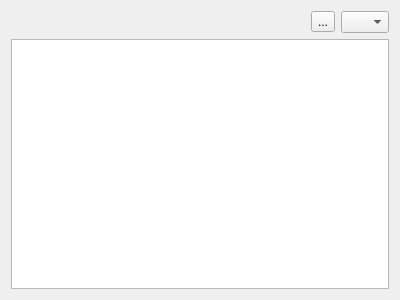
<?xml version="1.0" encoding="UTF-8"?>
<ui version="4.0">
 <class>ZoomableChartWidget</class>
 <widget class="QWidget" name="ZoomableChartWidget">
  <property name="geometry">
   <rect>
    <x>0</x>
    <y>0</y>
    <width>400</width>
    <height>300</height>
   </rect>
  </property>
  <property name="windowTitle">
   <string/>
  </property>
  <layout class="QGridLayout" name="gridLayout">
   <item row="0" column="0">
    <layout class="QHBoxLayout" name="horizontalLayoutToolbar">
     <item>
      <spacer name="horizontalSpacer">
       <property name="orientation">
        <enum>Qt::Horizontal</enum>
       </property>
       <property name="sizeHint" stdset="0">
        <size>
         <width>40</width>
         <height>20</height>
        </size>
       </property>
      </spacer>
     </item>
     <item>
      <widget class="QToolButton" name="toolButtonFitInView">
       <property name="toolTip">
        <string>Adjust zoom to fit all</string>
       </property>
       <property name="text">
        <string>...</string>
       </property>
       <property name="icon">
        <iconset resource="res/zoomable_chart_widget_resources.qrc">
         <normaloff>:/icons/zoom_to_fit_all.png</normaloff>:/icons/zoom_to_fit_all.png</iconset>
       </property>
      </widget>
     </item>
     <item>
      <widget class="QComboBox" name="comboBoxZoomMode">
       <property name="maximumSize">
        <size>
         <width>48</width>
         <height>16777215</height>
        </size>
       </property>
      </widget>
     </item>
    </layout>
   </item>
   <item row="1" column="0">
    <widget class="ZoomableChartView" name="chartView"/>
   </item>
  </layout>
 </widget>
 <customwidgets>
  <customwidget>
   <class>ZoomableChartView</class>
   <extends>QGraphicsView</extends>
   <header>ZoomableChartView.h</header>
  </customwidget>
 </customwidgets>
 <resources>
  <include location="res/zoomable_chart_widget_resources.qrc"/>
 </resources>
 <connections/>
</ui>
